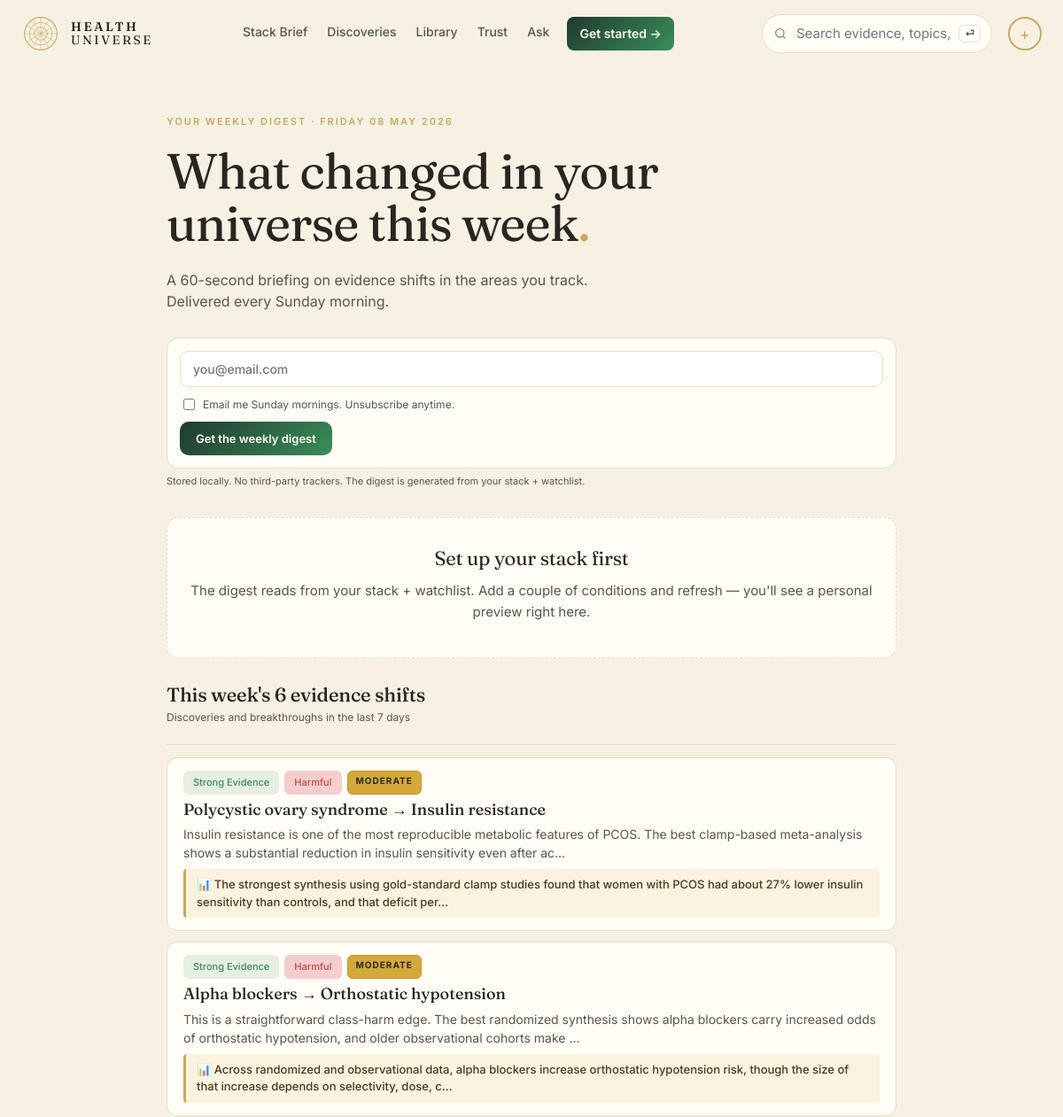
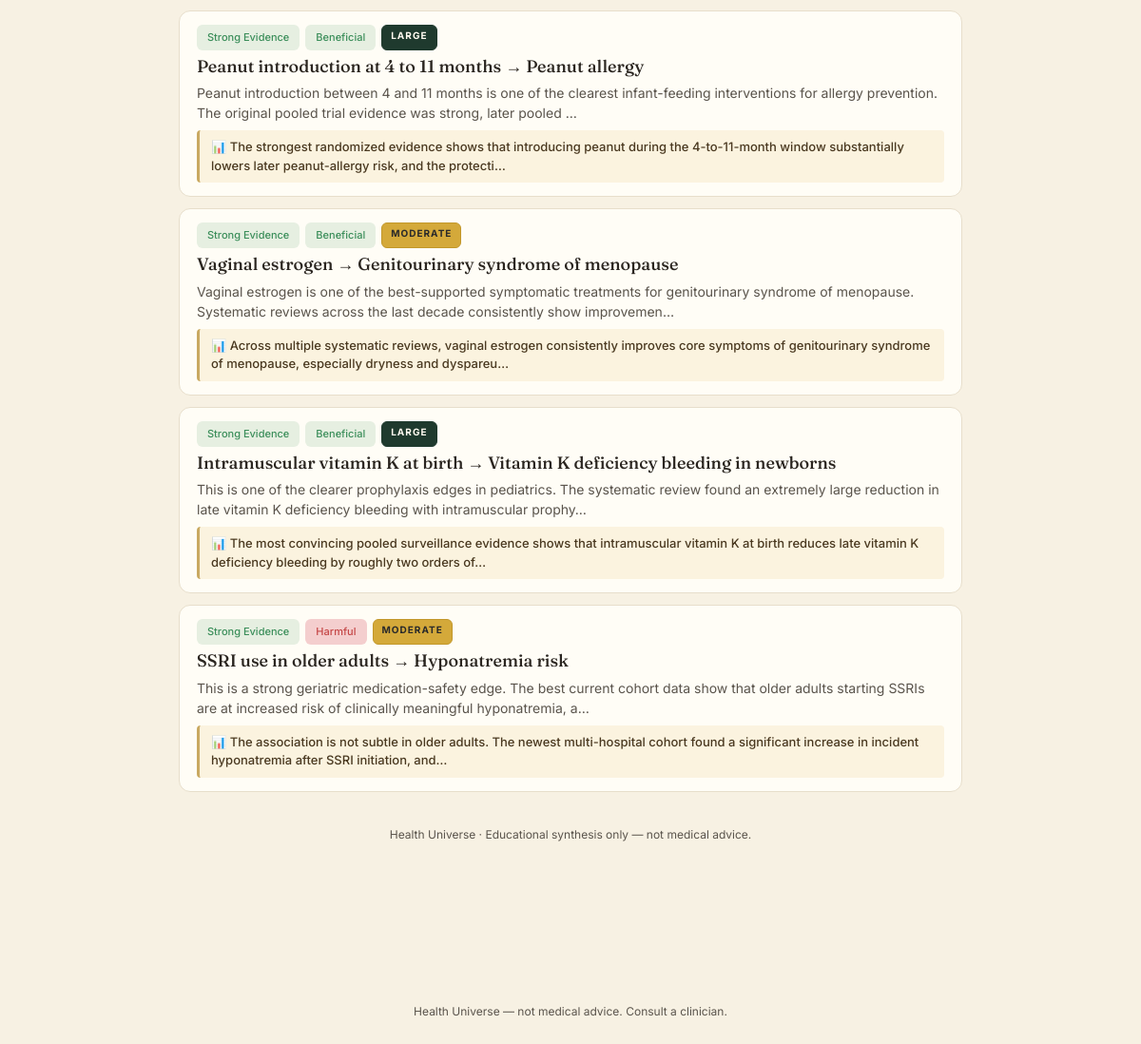
The page /digest on the database its author committed (2 pictures, top to bottom).
### tables this page shows
CREATE TABLE edge (
    id              INTEGER PRIMARY KEY,
    factor_id       INTEGER NOT NULL REFERENCES entity(id),
    outcome_id      INTEGER NOT NULL REFERENCES entity(id),
    direction       TEXT NOT NULL CHECK (direction IN (
                      'protective','harmful','neutral','u_shaped','mixed')),
    tier            TEXT NOT NULL CHECK (tier IN ('A','B','C','D','X','deprecated')),
    effect_size     TEXT,         -- qualitative: trivial/small/moderate/large
    effect_quant    TEXT,         -- e.g. "RR 0.82 (0.74-0.91)"
    population      TEXT,         -- e.g. "adults>50; ApoE4 carriers"
    mechanism       TEXT,         -- 1-paragraph plain English
    summary         TEXT,         -- card body copy
    caveats         TEXT,
    seed_source     TEXT NOT NULL CHECK (seed_source IN ('claude_seed','gemma_daily','manual')),
    created_at      TEXT NOT NULL DEFAULT (datetime('now')),
    updated_at      TEXT NOT NULL DEFAULT (datetime('now')),
    last_reviewed   TEXT NOT NULL DEFAULT (datetime('now')), embedding BLOB, embedded_at TEXT, review_status TEXT DEFAULT "unreviewed",
    UNIQUE(factor_id, outcome_id, population)
);

### web/app.py (the view)
@app.get("/digest", response_class=HTMLResponse)
def digest_preview(request: Request, days: int = 7):
    p = decode(request.cookies.get(COOKIE))
    has_profile = bool(p.conditions or p.watch_factors or p.watch_outcomes or p.watch_edges)
    sections: list[dict] = []
    with connect() as conn:
        all_disc = _new_discoveries(conn, days=days, limit=80)
        if has_profile:
            tracked_o = set(p.conditions) | set(p.watch_outcomes)
            tracked_f = set(p.watch_factors)
            relevant = [d for d in all_disc
                        if (tracked_o and d["o_slug"] in tracked_o)
                        or (tracked_f and d["f_slug"] in tracked_f)
                        or (d.get("breakthrough"))]
        else:
            relevant = [d for d in all_disc if d.get("breakthrough")] or all_disc[:6]
        if relevant:
            title = "This week's evidence shifts"
            if len(relevant) > 1:
                title = f"This week's {len(relevant)} evidence shifts"
            sections.append({
                "title": title,
                "blurb": f"Discoveries and breakthroughs in the last {days} days"
                         + (" in areas you track" if has_profile else ""),
                "rows": relevant[:6],
            })
        if p.conditions:
            no_regret = _no_regret_movers(conn, p, limit=6)
            sections.append({
                "title": "Top no-regret moves for your stack",
                "blurb": "Tier-A protective evidence for what you track",
                "rows": no_regret,
            })
            red_flags = _red_flags_in_stack(conn, p, limit=6)
            if red_flags:
                sections.append({
                    "title": "Watch outs",
                    "blurb": "Edges in your tracked areas with harmful or U-shaped direction",
                    "rows": red_flags,
                })
    return render(request, "digest.html", {
        "title": "Weekly digest",
        "profile": p,
        "has_profile": has_profile,
        "days": days,
        "sections": sections,
        "today": datetime_now().strftime("%A %d %B %Y"),
    })

### web/templates/digest.html (shortened to what this page needs)
{% extends "base.html" %}
{% block content %}
<section class="digest-page">
  <header class="digest-head">
    <p class="hp-eyebrow">YOUR WEEKLY DIGEST · {{ today | upper }}</p>
    <h1 class="hp-title">What changed in your<br/>universe this week<span class="dot">.</span></h1>
    <p class="hp-lede">A 60-second briefing on evidence shifts in the
      areas you track. Delivered every Sunday morning.</p>
    {% if request and request.query_params.get('subscribed') %}
    <div class="digest-confirm">✓ You're subscribed. We'll email the next one Sunday at 7am.</div>
    {% else %}
    <form class="digest-signup" method="post" action="/subscribe">
      <input type="email" name="email" required placeholder="you@email.com">
      <label class="digest-consent">
        <input type="checkbox" name="consent" value="1" required>
        Email me Sunday mornings. Unsubscribe anytime.
      </label>
      <button type="submit">Get the weekly digest</button>
    </form>
    <p class="digest-tiny">
      Stored locally. No third-party trackers. The digest is generated
      from your <a href="/me">stack</a> + watchlist.
    </p>
    {% endif %}
  </header>
  {% if not has_profile %}
  <div class="digest-empty">
    <h3>Set up your stack first</h3>
    <p>The digest reads from <a href="/me">your stack</a> + watchlist.
      Add a couple of conditions and refresh — you'll see a personal preview right here.</p>
  </div>
  {% endif %}
  {% for section in sections %}
  <section class="digest-section">
    <header class="digest-sec-head">
      <h2>{{ section.title }}</h2>
      <p class="muted small">{{ section.blurb }}</p>
    </header>
    {% if section.rows %}
    <ol class="digest-list">
      {% for r in section.rows %}
      <li class="digest-card {% if r.breakthrough %}is-breakthrough{% endif %}">
        <div class="digest-card-tags">
          <span class="hp-badge hp-badge-tier-{{ r.tier }}">{{ TIER_LABEL[r.tier] }}</span>
          <span class="hp-badge hp-badge-dir-{{ r.direction }}">{{ DIRECTION_LABEL[r.direction] }}</span>
          {% if r.effect_size and r.effect_size not in ('unknown','trivial') %}
            <span class="prv-effect prv-effect-{{ r.effect_size }}">{{ r.effect_size|upper }}</span>
          {% endif %}
        </div>
        <a class="digest-card-title" href="/edge/{{ r.id }}">
          {{ r.f_name }} → {{ r.o_name }}
        </a>
        <p class="digest-card-summary">{{ r.summary[:180] }}{% if r.summary|length > 180 %}…{% endif %}</p>
        {% if r.effect_quant %}<p class="digest-effect">📊 {{ r.effect_quant[:160] }}{% if r.effect_quant|length > 160 %}…{% endif %}</p>{% endif %}
      </li>
      {% endfor %}
    </ol>
    {% else %}
    <p class="empty">Nothing this week.</p>
    {% endif %}
  </section>
  {% endfor %}
  <footer class="digest-foot">
    <p class="muted small">Health Universe · Educational synthesis only — not medical advice.</p>
  </footer>
</section>
{% endblock %}

### rows shown on the page
edge: tier "Strong Evidence", direction "Harmful", effect_size "MODERATE", f_name "Polycystic ovary syndrome", o_name "Insulin resistance", summary "Insulin resistance is one of the most reproducible metabolic features of PCOS. The best clamp-based meta-analysis shows a substantial reduction in insulin sensitivity even after ac", effect_quant "The strongest synthesis using gold-standard clamp studies found that women with PCOS had about 27% lower insulin sensitivity than controls, and that deficit per"
edge: direction "Harmful", effect_size "MODERATE", summary "This is a straightforward class-harm edge. The best randomized synthesis shows alpha blockers carry increased odds of orthostatic hypotension, and older observational cohorts make", effect_quant "Across randomized and observational data, alpha blockers increase orthostatic hypotension risk, though the size of that increase depends on selectivity, dose, c"
edge: direction "Beneficial", effect_size "LARGE", summary "Peanut introduction between 4 and 11 months is one of the clearest infant-feeding interventions for allergy prevention. The original pooled trial evidence was strong, later pooled", effect_quant "The strongest randomized evidence shows that introducing peanut during the 4-to-11-month window substantially lowers later peanut-allergy risk, and the protecti"
edge: tier "Strong Evidence", direction "Beneficial", effect_size "MODERATE", f_name "Vaginal estrogen", o_name "Genitourinary syndrome of menopause", summary "Vaginal estrogen is one of the best-supported symptomatic treatments for genitourinary syndrome of menopause. Systematic reviews across the last decade consistently show improvemen", effect_quant "Across multiple systematic reviews, vaginal estrogen consistently improves core symptoms of genitourinary syndrome of menopause, especially dryness and dyspareu"
edge: tier "Strong Evidence", direction "Beneficial", effect_size "LARGE", f_name "Intramuscular vitamin K at birth", o_name "Vitamin K deficiency bleeding in newborns", summary "This is one of the clearer prophylaxis edges in pediatrics. The systematic review found an extremely large reduction in late vitamin K deficiency bleeding with intramuscular prophy", effect_quant "The most convincing pooled surveillance evidence shows that intramuscular vitamin K at birth reduces late vitamin K deficiency bleeding by roughly two orders of"
edge: tier "Strong Evidence", direction "Harmful", effect_size "MODERATE", f_name "SSRI use in older adults", o_name "Hyponatremia risk", summary "This is a strong geriatric medication-safety edge. The best current cohort data show that older adults starting SSRIs are at increased risk of clinically meaningful hyponatremia, a", effect_quant "The association is not subtle in older adults. The newest multi-hospital cohort found a significant increase in incident hyponatremia after SSRI initiation, and"

### other values the page prints
{{ nav_initials or '+' }} "+"
{{ today | upper }} "FRIDAY 08 MAY 2026"
{{ section.title }} "This week's 6 evidence shifts"
{{ section.blurb }} "Discoveries and breakthroughs in the last 7 days"
{{ TIER_LABEL[r.tier] }} "Strong Evidence" "Strong Evidence"
{{ r.f_name }} "Alpha blockers" "Peanut introduction at 4 to 11 months"
{{ r.o_name }} "Orthostatic hypotension" "Peanut allergy"
